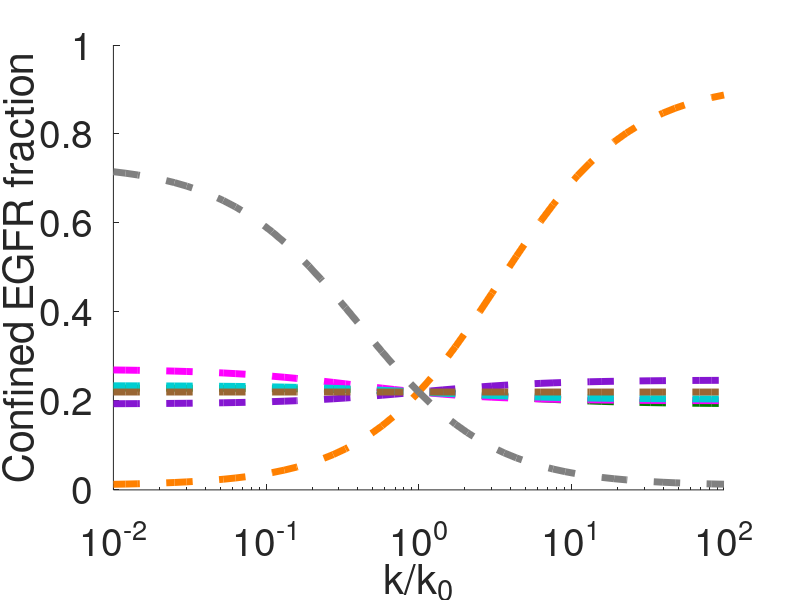

MATLAB code for this plot:
close all;
clear all;
clc;

% Confinement figure 1, panel 3
%--------------------------------------------%

% define the Localized model equations
R_func = @(kp,kbi,kT,kL,kT_neg,kLT,kL_neg,kc,kc_neg,ki) kp ./(kbi + kT + kL - ((kT_neg.*kT)./(kT_neg+kLT)) + ((kL_neg .*(((kLT.*kT) ./ (kT_neg+kLT)) +kL) ./ (((kc.*kc_neg) ./ (kc_neg+ki)) -kL_neg - kc))));
T_func = @(R,kT,kT_neg,kLT) (kT.*R) ./ (kT_neg+kLT);
RL_func = @(R,kT,kT_neg, kLT,kL,kL_neg,ki,kc,kc_neg) -R.*(((kLT.*kT) ./ (kT_neg+kLT)) +kL)./ (((kc.*kc_neg) ./ (kc_neg+ki)) -kL_neg - kc);
Rc_func = @(kc,kc_neg,ki,RL) (kc.*RL) ./(kc_neg+ki);

clear kp kT kT_neg kc kc_neg ki kLT kL_neg kbi kL;

kp = 1;
kT = (1/30);
kT_neg = 0.12; 
kc =  0.1;
kc_neg = 0.05;  
ki = 0.05;
kLT = logspace(-5,1,50); 
kL_neg = 0.05; 
kbi = 1*(3*10^-4); 
kL = 0.1*kLT;

kT0 = kT;
kT_neg0 = kT_neg;
kc0 = kc;
kc_neg0 = kc_neg;
ki0 = ki;
kL_neg0 = kL_neg;
kbi0 = kbi;


figure(1)

clear kLT kL;

kLT = 0.01;
kL = 0.1*kLT;

clear kT
kT = kT0*logspace(-2,2,51);

R = R_func(kp,kbi,kT,kL,kT_neg,kLT,kL_neg,kc,kc_neg,ki);
T = T_func(R,kT,kT_neg,kLT);
RL = RL_func(R,kT,kT_neg, kLT,kL,kL_neg,ki,kc,kc_neg);
Rc = Rc_func(kc,kc_neg,ki,RL);

semilogx(kT/kT0,(T+Rc)./(R+T+RL+Rc),'--','color',[1 0.5 0],'linewidth',5);
hold on

clear kT
kT = kT0;

%

clear kT_neg
kT_neg = kT_neg0*logspace(-2,2,51);
R = R_func(kp,kbi,kT,kL,kT_neg,kLT,kL_neg,kc,kc_neg,ki);
T = T_func(R,kT,kT_neg,kLT);
RL = RL_func(R,kT,kT_neg, kLT,kL,kL_neg,ki,kc,kc_neg);
Rc = Rc_func(kc,kc_neg,ki,RL);

semilogx(kT_neg/kT_neg0,(T+Rc)./(R+T+RL+Rc),'--','color',[0.5 0.5 0.5],'linewidth',5);

clear kT_neg
kT_neg = kT_neg0;



clear kc
kc = kc0*logspace(-2,2,51);
R = R_func(kp,kbi,kT,kL,kT_neg,kLT,kL_neg,kc,kc_neg,ki);
T = T_func(R,kT,kT_neg,kLT);
RL = RL_func(R,kT,kT_neg, kLT,kL,kL_neg,ki,kc,kc_neg);
Rc = Rc_func(kc,kc_neg,ki,RL);

semilogx(kc/kc0,(T+Rc)./(R+T+RL+Rc),'--','color',[0.5210 0.0860 0.8190],'linewidth',5);

clear kc
kc = kc0;

%

clear kc_neg
kc_neg = kc_neg0*logspace(-2,2,51);
R = R_func(kp,kbi,kT,kL,kT_neg,kLT,kL_neg,kc,kc_neg,ki);
T = T_func(R,kT,kT_neg,kLT);
RL = RL_func(R,kT,kT_neg, kLT,kL,kL_neg,ki,kc,kc_neg);
Rc = Rc_func(kc,kc_neg,ki,RL);

semilogx(kc_neg/kc_neg0,(T+Rc)./(R+T+RL+Rc),'--','color',[0 0.5 0.],'linewidth',5);

clear kc_neg
kc_neg = kc_neg0;

%

clear ki
ki = ki0*logspace(-2,2,51);
R = R_func(kp,kbi,kT,kL,kT_neg,kLT,kL_neg,kc,kc_neg,ki);
T = T_func(R,kT,kT_neg,kLT);
RL = RL_func(R,kT,kT_neg, kLT,kL,kL_neg,ki,kc,kc_neg);
Rc = Rc_func(kc,kc_neg,ki,RL);

semilogx(ki/ki0,(T+Rc)./(R+T+RL+Rc),'m--','linewidth',5);

clear ki
ki = ki0;

%

clear kL_neg
kL_neg = kL_neg0*logspace(-2,2,51);
R = R_func(kp,kbi,kT,kL,kT_neg,kLT,kL_neg,kc,kc_neg,ki);
T = T_func(R,kT,kT_neg,kLT);
RL = RL_func(R,kT,kT_neg, kLT,kL,kL_neg,ki,kc,kc_neg);
Rc = Rc_func(kc,kc_neg,ki,RL);

semilogx(kL_neg/kL_neg0,(T+Rc)./(R+T+RL+Rc),'--','color',[0, 0.8078, 0.8235],'linewidth',5);

clear kL_neg
kL_neg = kL_neg0;

%

clear kbi
kbi = kbi0*logspace(-2,2,51);
R = R_func(kp,kbi,kT,kL,kT_neg,kLT,kL_neg,kc,kc_neg,ki);
T = T_func(R,kT,kT_neg,kLT);
RL = RL_func(R,kT,kT_neg, kLT,kL,kL_neg,ki,kc,kc_neg);
Rc = Rc_func(kc,kc_neg,ki,RL);

semilogx(kbi/kbi0,(T+Rc)./(R+T+RL+Rc),'--','color',[0.6 0.4 0.2],'linewidth',5);

clear kbi
kbi = kbi0;

set(gca','fontsize',28)
xlabel('k/k_0','FontSize',30);
ylabel('Confined EGFR fraction','FontSize',30);
set(gcf,'Color','white')
axis tight
ylim([0 1])
xticks([10^-2 10^-1 10^0 10^1 10^2])

%legend('k_{+T}','k_{-T}','k_{+c}','k_{-c}',...
%    'k_{i}','k_{-L}','k_{bi}',orientation = 'horizontal',Fontsize = 16,location = 'north');

%legend('boxoff') 
box off

% Plot colours
% Default uniform params will be blue and default localized will be red
% kT = Orange [1 0.5 0]
% kT_neg = gray [0.5 0.5 0.5]
% kc = purple [0.5210 0.0860 0.8190]
% kc_neg = green [0 0.5 0] 
% kL_neg = cyan [0, 0.8078, 0.8235]
% ki = magenta
% kbi = brown



% Make additional text for legend
%annotation('textbox', [0.205 0.5 0.15 0.05], 'String', 'k_{+T}', 'Color',[1 0.5 0],...
%           'LineStyle', 'none','FontSize', 30);

% Make additional text for legend
%annotation('textbox', [0.205 0.5 0.15 0.05], 'String', 'k_{-T}', 'Color',[0.5 0.5 0.5],...
%           'LineStyle', 'none','FontSize', 30);

% annotation('textbox', [0.205 0.5 0.15 0.05], 'String', 'k_{+c}', 'Color',[0.5210 0.0860 0.8190],...
%            'LineStyle', 'none','FontSize', 20);
% 
% % Make additional text for legend
% annotation('textbox', [0.205 0.5 0.15 0.05], 'String', 'k_{-c} = k_{+c0}', 'Color',[0 0.5 0],...
%            'LineStyle', 'none','FontSize', 20);
% 
% annotation('textbox', [0.205 0.5 0.15 0.05], 'String', 'k_{-L}', 'Color',[0, 0.8078, 0.8235],...
%            'LineStyle', 'none','FontSize', 20);
% 
% % Make additional text for legend
% annotation('textbox', [0.205 0.5 0.15 0.05], 'String', 'k_{i}', 'Color','m',...
%            'LineStyle', 'none','FontSize', 20);
% 
% annotation('textbox', [0.205 0.5 0.15 0.05], 'String', 'k_{bi}', 'Color',[0.6 0.4 0.2],...
%            'LineStyle', 'none','FontSize', 20);


% % Line 1 (solid)
% % Making line
% annotation('line', [0.15 0.2], [0.85 0.85], 'LineWidth', 3, 'Color', 'k');
% % Making text
% annotation('textbox', [0.205 0.825 0.15 0.05], 'String', 'Uniform model', ...
%            'LineStyle', 'none', 'VerticalAlignment', 'middle','FontSize', 20);

% Line 2 (dashed)
% Making line
%annotation('line', [0.15 0.2], [0.8 0.8], 'LineWidth', 3, 'LineStyle', '--', 'Color', 'k');
% Making text
%annotation('textbox', [0.205 0.775 0.15 0.05], 'String', 'Localized model', ...
%           'LineStyle', 'none', 'VerticalAlignment', 'middle','FontSize', 30);
